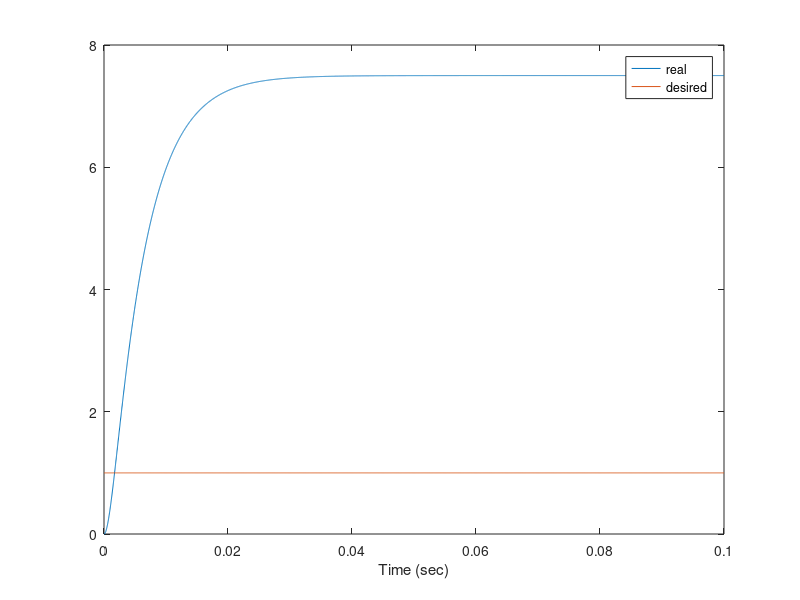
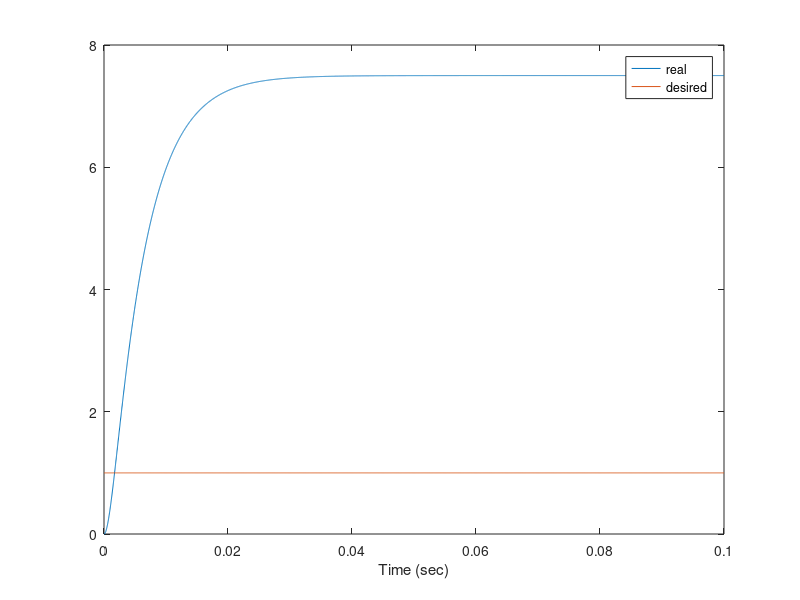
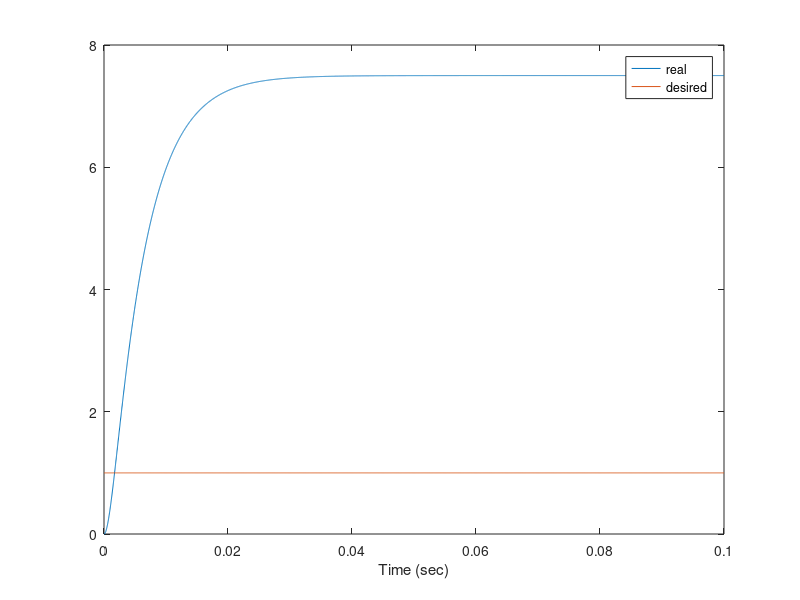

These charts were generated, in order, by the following MATLAB code:
%% Setting up workspace
close all; % Close all figures and windows
clear; % Clear workspace
clc; % Clears screen
%% Initializing parameters
tf = 0.1; % Final time in simulation
T = 2e-5; % Sample rate
t = 0:T:tf; % Time vector

n_m = 2; % Number of states
m_m = 1; % Number of measurements
p_m = 1; % Number of inputs
num_m=4; %Number of Motors
J = 0.001;
b = 1;
K_m = 1;
R = 0.6;
L = 0.01;
A_c=[-b/J K_m/J;-K_m/L -R/L];
B_c=[0; 1/L];
C_c=[1 0];
A_d=A_c*T+eye(n_m); %discrete system matrix
B_d=B_c*T; %Discrete input matrix
C_d=C_c; %Discrete Measurement Matrix
A_m=blkdiag(A_d,A_d,A_d,A_d);
B_m=blkdiag(B_d,B_d,B_d,B_d);
C_m=blkdiag(C_d,C_d,C_d,C_d); %Measurement Matrix

x_m = zeros(n_m*num_m, length(t)); % Initializes states to zero
z_m = zeros(m_m*num_m, length(t)); % Initializes measurements to zero
u_m = randn(p_m*num_m, length(t)); % Random input
e_m= z_m;
e_d_m=0;
eint_m=0;

K_p=-1;
K_d=1e20;
K_i=0;

%% Set initial conditions

for k=1:length(t) %Fill in desired path
     x_d(:,k)=[1;1;1;1]; %stabilize to the origin
end

x(:,1)=[1;1;pi]; %any initial condition
%x(:,1)=x_d(:,1); %start at the proper position

z(:,1)=x(:,1); %set first measurement


%% Simulate dynamics (for loop)
for k = 1:length(t)-1 % For loop that simulates 1 second
    
    
%     e_m(:,k)=z_m(:,k)-x_d(:,k);
%     eint_m=sum(e_m,2)*T;
%     if k>2/T %calculate integral error term over previous 2 seconds
%         eint_m=sum(e_m(:,k-2/T:k),2);
%     end
%     if k~=1
%        e_d_m = (e_m(:,k)-e_m(:,k-1))/T;
%     end
%     u_m(:,k+1)=K_p*e_m(:,k)+K_d*e_d_m+K_i*eint_m;%calculate voltages for each motor
    
    u_m(:,k+1)=[12;12;12;12];%force linear controller
    
    u_m(:,k+1);
    
    x_m(:,k+1)=A_m*x_m(:,k)+B_m*u_m(:,k+1);
    z_m(:,k+1)=C_m*x_m(:,k+1);
    
    x_m(:,k+1)
end


figure; plot(t, z_m(1,:));hold on;plot(t, x_d(1,:)); xlabel('Time (sec)');hold off;legend('real','desired') % Plots position with time
figure; plot(t, z_m(2,:));hold on;plot(t, x_d(2,:)); xlabel('Time (sec)');hold off;legend('real','desired') % Plots velocity with time
figure; plot(t, z_m(3,:));hold on;plot(t, x_d(3,:)); xlabel('Time (sec)');hold off;legend('real','desired') % Plots acceleration with time


% J = 0.0001;
% b = 0.001;
% K = 105;
% R = 10;
% L = 0.01;
% s = tf('s');
% P_motor = K/((J*s+b)*(L*s+R)+K^2);
% 
% Kp = 100;
% Ki = 200;
% Kd = 10;
% C = pid(Kp,Ki,Kd);
% sys_cl = feedback(C*P_motor,1);
% step(sys_cl, 0:0.01:4)
% grid
% title('PID Control with Large Ki and Large Kd')